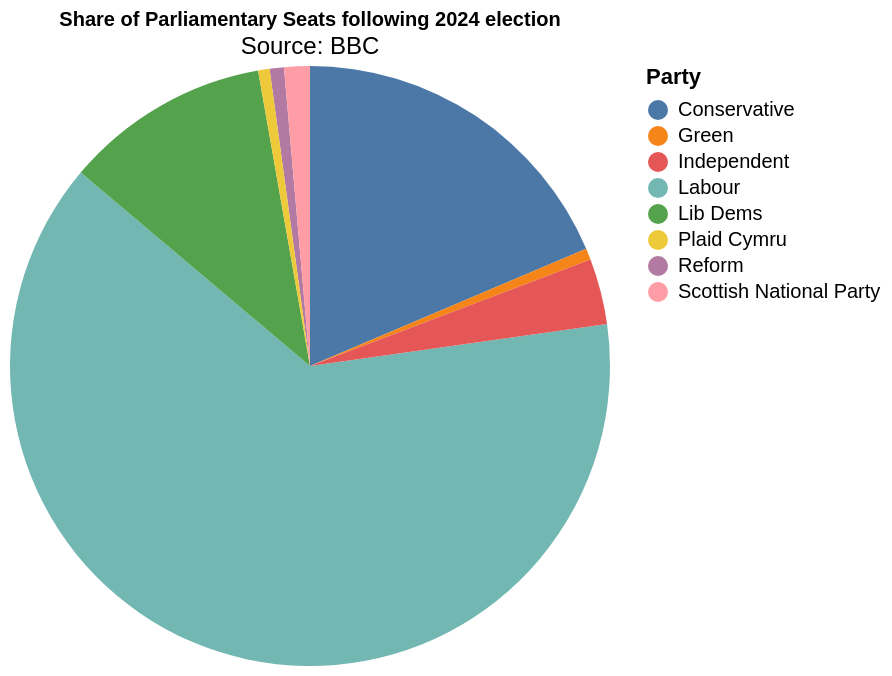

Specify this chart in Vega-Lite:
### Vega-Lite specification from a JSON file in a GitHub repository (floating-point values rounded to 4 significant figures)
{"$schema": "https://vega.github.io/schema/vega-lite/v5.json", "description": "Pie Chart with percentage_tooltip", "data": {"values": [{"Party": "Labour", "value": 412}, {"Party": "Conservative", "value": 121}, {"Party": "Lib Dems", "value": 72}, {"Party": "Reform", "value": 5}, {"Party": "Scottish National Party", "value": 9}, {"Party": "Green", "value": 4}, {"Party": "Plaid Cymru", "value": 4}, {"Party": "Independent", "value": 23}]}, "title": {"text": "Share of Parliamentary Seats following 2024 election", "subtitle": "Source: BBC", "fontSize": 10}, "height": "container", "width": "container", "mark": {"type": "arc", "tooltip": true}, "encoding": {"theta": {"field": "value", "type": "quantitative", "stack": "normalize"}, "color": {"field": "Party", "type": "nominal"}}}
